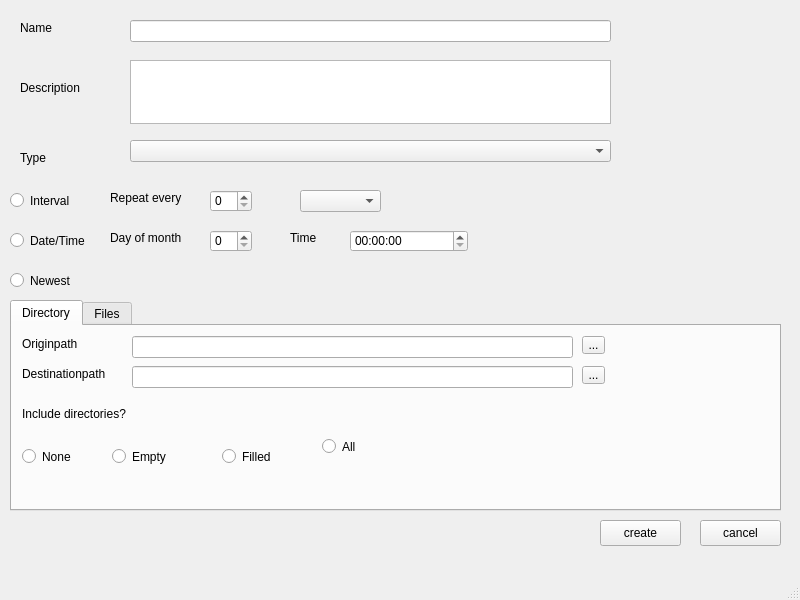
<?xml version="1.0" encoding="UTF-8"?>
<ui version="4.0">
 <class>MainWindow</class>
 <widget class="QMainWindow" name="MainWindow">
  <property name="geometry">
   <rect>
    <x>0</x>
    <y>0</y>
    <width>800</width>
    <height>600</height>
   </rect>
  </property>
  <property name="windowTitle">
   <string>MainWindow</string>
  </property>
  <widget class="QWidget" name="centralwidget">
   <widget class="QLineEdit" name="lineEdit">
    <property name="geometry">
     <rect>
      <x>130</x>
      <y>20</y>
      <width>481</width>
      <height>22</height>
     </rect>
    </property>
   </widget>
   <widget class="QLabel" name="label">
    <property name="geometry">
     <rect>
      <x>20</x>
      <y>20</y>
      <width>60</width>
      <height>16</height>
     </rect>
    </property>
    <property name="text">
     <string>Name</string>
    </property>
   </widget>
   <widget class="QTextEdit" name="textEdit">
    <property name="geometry">
     <rect>
      <x>130</x>
      <y>60</y>
      <width>481</width>
      <height>64</height>
     </rect>
    </property>
   </widget>
   <widget class="QLabel" name="label_2">
    <property name="geometry">
     <rect>
      <x>20</x>
      <y>80</y>
      <width>81</width>
      <height>16</height>
     </rect>
    </property>
    <property name="text">
     <string>Description</string>
    </property>
   </widget>
   <widget class="QPushButton" name="pushButton">
    <property name="geometry">
     <rect>
      <x>600</x>
      <y>520</y>
      <width>81</width>
      <height>26</height>
     </rect>
    </property>
    <property name="text">
     <string>create</string>
    </property>
   </widget>
   <widget class="QPushButton" name="pushButton_2">
    <property name="geometry">
     <rect>
      <x>700</x>
      <y>520</y>
      <width>81</width>
      <height>26</height>
     </rect>
    </property>
    <property name="text">
     <string>cancel</string>
    </property>
   </widget>
   <widget class="QRadioButton" name="radioButton">
    <property name="geometry">
     <rect>
      <x>10</x>
      <y>190</y>
      <width>97</width>
      <height>21</height>
     </rect>
    </property>
    <property name="text">
     <string>Interval</string>
    </property>
   </widget>
   <widget class="QRadioButton" name="radioButton_2">
    <property name="geometry">
     <rect>
      <x>10</x>
      <y>230</y>
      <width>97</width>
      <height>21</height>
     </rect>
    </property>
    <property name="text">
     <string>Date/Time</string>
    </property>
   </widget>
   <widget class="QSpinBox" name="spinBox">
    <property name="geometry">
     <rect>
      <x>210</x>
      <y>190</y>
      <width>42</width>
      <height>22</height>
     </rect>
    </property>
   </widget>
   <widget class="QComboBox" name="comboBox">
    <property name="geometry">
     <rect>
      <x>300</x>
      <y>190</y>
      <width>81</width>
      <height>22</height>
     </rect>
    </property>
   </widget>
   <widget class="QLabel" name="label_4">
    <property name="geometry">
     <rect>
      <x>110</x>
      <y>190</y>
      <width>91</width>
      <height>16</height>
     </rect>
    </property>
    <property name="text">
     <string>Repeat every</string>
    </property>
   </widget>
   <widget class="QLabel" name="label_5">
    <property name="geometry">
     <rect>
      <x>20</x>
      <y>150</y>
      <width>60</width>
      <height>16</height>
     </rect>
    </property>
    <property name="text">
     <string>Type</string>
    </property>
   </widget>
   <widget class="QComboBox" name="comboBox_2">
    <property name="geometry">
     <rect>
      <x>130</x>
      <y>140</y>
      <width>481</width>
      <height>22</height>
     </rect>
    </property>
   </widget>
   <widget class="QRadioButton" name="radioButton_3">
    <property name="geometry">
     <rect>
      <x>10</x>
      <y>270</y>
      <width>97</width>
      <height>21</height>
     </rect>
    </property>
    <property name="text">
     <string>Newest</string>
    </property>
   </widget>
   <widget class="QLabel" name="label_6">
    <property name="geometry">
     <rect>
      <x>290</x>
      <y>230</y>
      <width>60</width>
      <height>16</height>
     </rect>
    </property>
    <property name="text">
     <string>Time</string>
    </property>
   </widget>
   <widget class="QLabel" name="label_7">
    <property name="geometry">
     <rect>
      <x>110</x>
      <y>230</y>
      <width>81</width>
      <height>16</height>
     </rect>
    </property>
    <property name="text">
     <string>Day of month</string>
    </property>
   </widget>
   <widget class="QTimeEdit" name="timeEdit">
    <property name="geometry">
     <rect>
      <x>350</x>
      <y>230</y>
      <width>118</width>
      <height>22</height>
     </rect>
    </property>
   </widget>
   <widget class="QSpinBox" name="spinBox_2">
    <property name="geometry">
     <rect>
      <x>210</x>
      <y>230</y>
      <width>42</width>
      <height>22</height>
     </rect>
    </property>
   </widget>
   <widget class="QTabWidget" name="tabWidget">
    <property name="geometry">
     <rect>
      <x>10</x>
      <y>300</y>
      <width>771</width>
      <height>211</height>
     </rect>
    </property>
    <property name="currentIndex">
     <number>0</number>
    </property>
    <widget class="QWidget" name="tab_1">
     <attribute name="title">
      <string>Directory</string>
     </attribute>
     <widget class="QToolButton" name="toolButton">
      <property name="geometry">
       <rect>
        <x>570</x>
        <y>10</y>
        <width>23</width>
        <height>18</height>
       </rect>
      </property>
      <property name="text">
       <string>...</string>
      </property>
     </widget>
     <widget class="QLineEdit" name="lineEdit_2">
      <property name="geometry">
       <rect>
        <x>120</x>
        <y>10</y>
        <width>441</width>
        <height>22</height>
       </rect>
      </property>
     </widget>
     <widget class="QLabel" name="label_3">
      <property name="geometry">
       <rect>
        <x>10</x>
        <y>10</y>
        <width>91</width>
        <height>16</height>
       </rect>
      </property>
      <property name="text">
       <string>Originpath</string>
      </property>
     </widget>
     <widget class="QRadioButton" name="radioButton_4">
      <property name="geometry">
       <rect>
        <x>10</x>
        <y>120</y>
        <width>97</width>
        <height>21</height>
       </rect>
      </property>
      <property name="text">
       <string>None</string>
      </property>
     </widget>
     <widget class="QRadioButton" name="radioButton_5">
      <property name="geometry">
       <rect>
        <x>100</x>
        <y>120</y>
        <width>97</width>
        <height>21</height>
       </rect>
      </property>
      <property name="text">
       <string>Empty</string>
      </property>
     </widget>
     <widget class="QRadioButton" name="radioButton_6">
      <property name="geometry">
       <rect>
        <x>210</x>
        <y>120</y>
        <width>97</width>
        <height>21</height>
       </rect>
      </property>
      <property name="text">
       <string>Filled</string>
      </property>
     </widget>
     <widget class="QRadioButton" name="radioButton_7">
      <property name="geometry">
       <rect>
        <x>310</x>
        <y>110</y>
        <width>97</width>
        <height>21</height>
       </rect>
      </property>
      <property name="text">
       <string>All</string>
      </property>
     </widget>
     <widget class="QLabel" name="label_8">
      <property name="geometry">
       <rect>
        <x>10</x>
        <y>80</y>
        <width>161</width>
        <height>16</height>
       </rect>
      </property>
      <property name="text">
       <string>Include directories?</string>
      </property>
     </widget>
     <widget class="QLabel" name="label_9">
      <property name="geometry">
       <rect>
        <x>10</x>
        <y>40</y>
        <width>101</width>
        <height>16</height>
       </rect>
      </property>
      <property name="text">
       <string>Destinationpath</string>
      </property>
     </widget>
     <widget class="QLineEdit" name="lineEdit_3">
      <property name="geometry">
       <rect>
        <x>120</x>
        <y>40</y>
        <width>441</width>
        <height>22</height>
       </rect>
      </property>
     </widget>
     <widget class="QToolButton" name="toolButton_2">
      <property name="geometry">
       <rect>
        <x>570</x>
        <y>40</y>
        <width>23</width>
        <height>18</height>
       </rect>
      </property>
      <property name="text">
       <string>...</string>
      </property>
     </widget>
    </widget>
    <widget class="QWidget" name="tab_2">
     <attribute name="title">
      <string>Files</string>
     </attribute>
     <widget class="QRadioButton" name="radioButton_8">
      <property name="geometry">
       <rect>
        <x>20</x>
        <y>20</y>
        <width>97</width>
        <height>21</height>
       </rect>
      </property>
      <property name="text">
       <string>None</string>
      </property>
     </widget>
     <widget class="QRadioButton" name="radioButton_9">
      <property name="geometry">
       <rect>
        <x>20</x>
        <y>50</y>
        <width>121</width>
        <height>21</height>
       </rect>
      </property>
      <property name="text">
       <string>Selected types</string>
      </property>
     </widget>
     <widget class="QRadioButton" name="radioButton_10">
      <property name="geometry">
       <rect>
        <x>20</x>
        <y>80</y>
        <width>111</width>
        <height>21</height>
       </rect>
      </property>
      <property name="text">
       <string>Exclude types</string>
      </property>
     </widget>
     <widget class="QRadioButton" name="radioButton_11">
      <property name="geometry">
       <rect>
        <x>20</x>
        <y>110</y>
        <width>97</width>
        <height>21</height>
       </rect>
      </property>
      <property name="text">
       <string>All</string>
      </property>
     </widget>
     <widget class="QListView" name="listView">
      <property name="geometry">
       <rect>
        <x>210</x>
        <y>10</y>
        <width>221</width>
        <height>161</height>
       </rect>
      </property>
     </widget>
     <widget class="QComboBox" name="comboBox_3">
      <property name="geometry">
       <rect>
        <x>470</x>
        <y>70</y>
        <width>161</width>
        <height>22</height>
       </rect>
      </property>
     </widget>
     <widget class="QPushButton" name="pushButton_3">
      <property name="geometry">
       <rect>
        <x>660</x>
        <y>70</y>
        <width>81</width>
        <height>26</height>
       </rect>
      </property>
      <property name="text">
       <string>Add</string>
      </property>
     </widget>
    </widget>
   </widget>
  </widget>
  <widget class="QMenuBar" name="menubar">
   <property name="geometry">
    <rect>
     <x>0</x>
     <y>0</y>
     <width>800</width>
     <height>21</height>
    </rect>
   </property>
  </widget>
  <widget class="QStatusBar" name="statusbar"/>
 </widget>
 <resources/>
 <connections/>
</ui>
